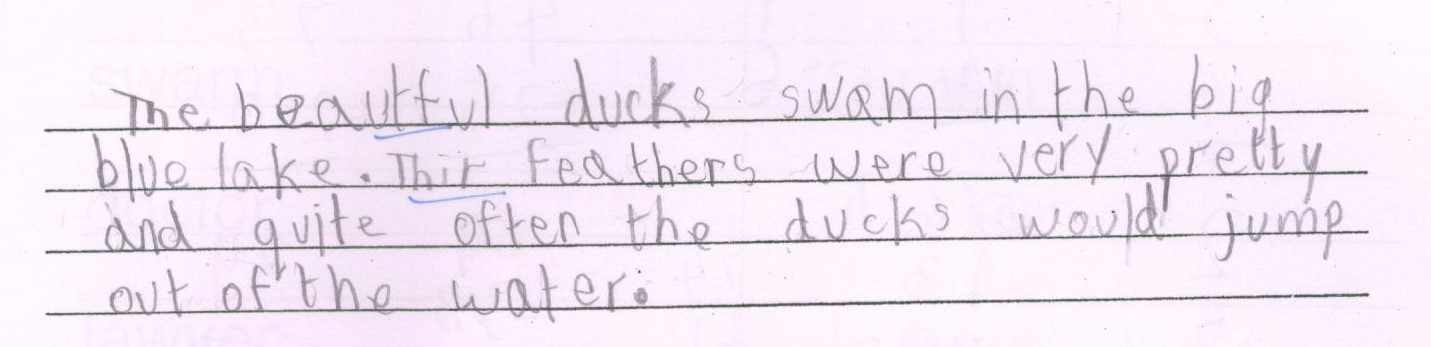
#> input picture data/4-MAR003.2.jpg, 1431 x 347 px, found by its file name
$ jupyter execute lineremoval.ipynb
#> lines starting #> are read from the running program, lines starting #| are printed output that depends on the picture; after the words box and inside, x2 and y2 are one past the last pixel; in counts of white or black regions, pixels touching at a corner belong together
[cell 1]
import cv2
import numpy as np

# Load the image
img = cv2.imread('D:\OneDrive - Habib University\Kaavish\spelling/nlp-spelling-dysign\data/raw/ld/4-MAR003.2.jpg')
#> img is the input picture: shape (347, 1431, 3); mean B, G, R 243.5, 231.2, 242.3

# Convert the image to grayscale
gray = cv2.cvtColor(img, cv2.COLOR_BGR2GRAY)

# Apply Gaussian blur to the image
blurred = cv2.GaussianBlur(gray, (5, 5), 0)
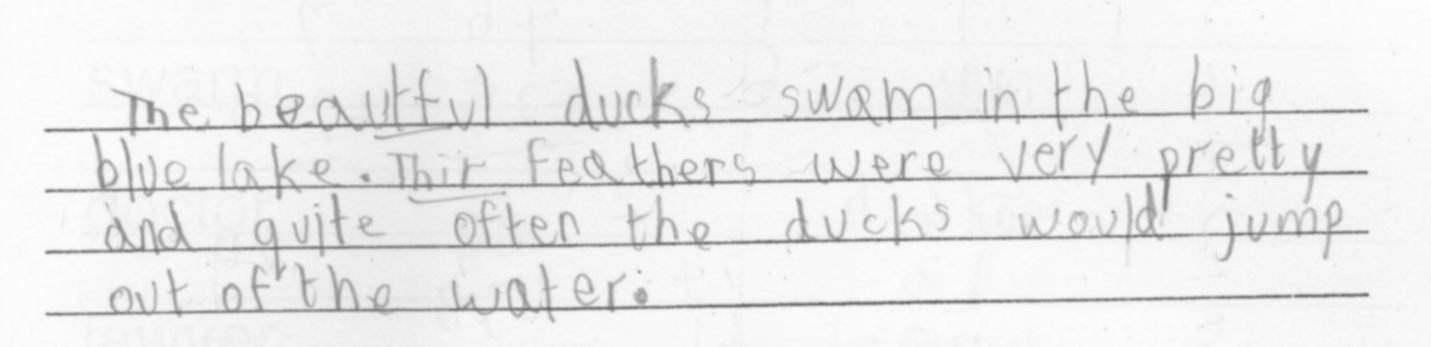
#> blurred: shape (347, 1431); min 106, max 253, mean 236

# Apply adaptive thresholding to get a binary image
thresh = cv2.adaptiveThreshold(blurred, 255, cv2.ADAPTIVE_THRESH_MEAN_C, cv2.THRESH_BINARY_INV, 11, 5)
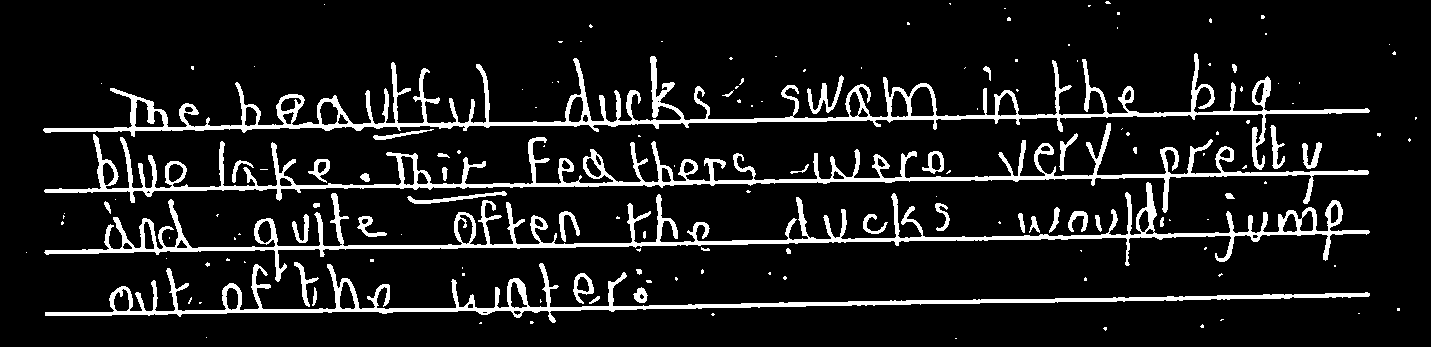
#> thresh: shape (347, 1431); 10.4% white; 152 white regions (108 under 20 px), largest, box (x1, y1, x2, y2) and area: (43, 53, 1370, 170) 13721, (44, 123, 1369, 213) 11978, (44, 182, 1370, 282) 11788

# Remove horizontal lines
horizontal_kernel = cv2.getStructuringElement(cv2.MORPH_RECT, (25,1))
detected_lines = cv2.morphologyEx(thresh, cv2.MORPH_OPEN, horizontal_kernel, iterations=2)
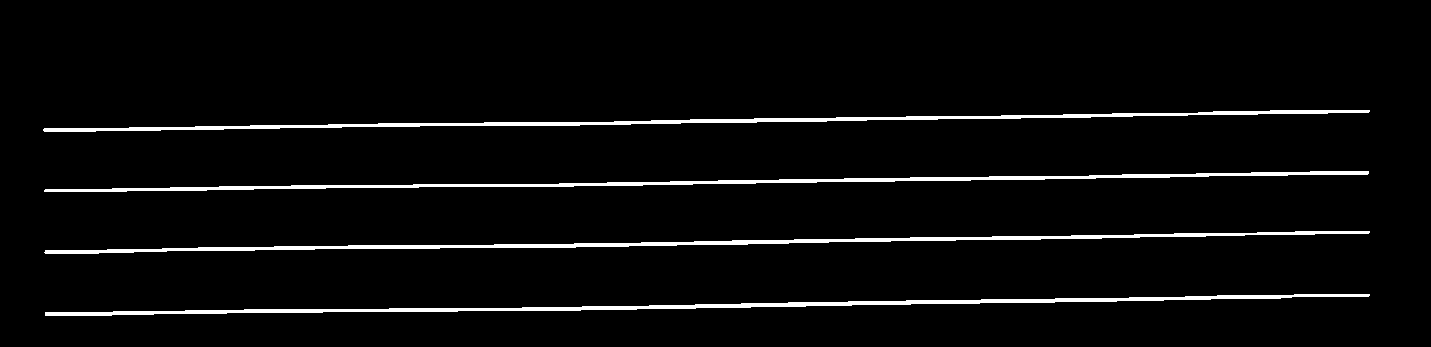
#> detected_lines: shape (347, 1431); 3.8% white; 4 white regions, box (x1, y1, x2, y2) and area: (45, 294, 1370, 316) 5014, (44, 231, 1370, 254) 4778, (43, 110, 1370, 132) 4686, (44, 171, 1369, 192) 4583
thresh = cv2.subtract(thresh, detected_lines)
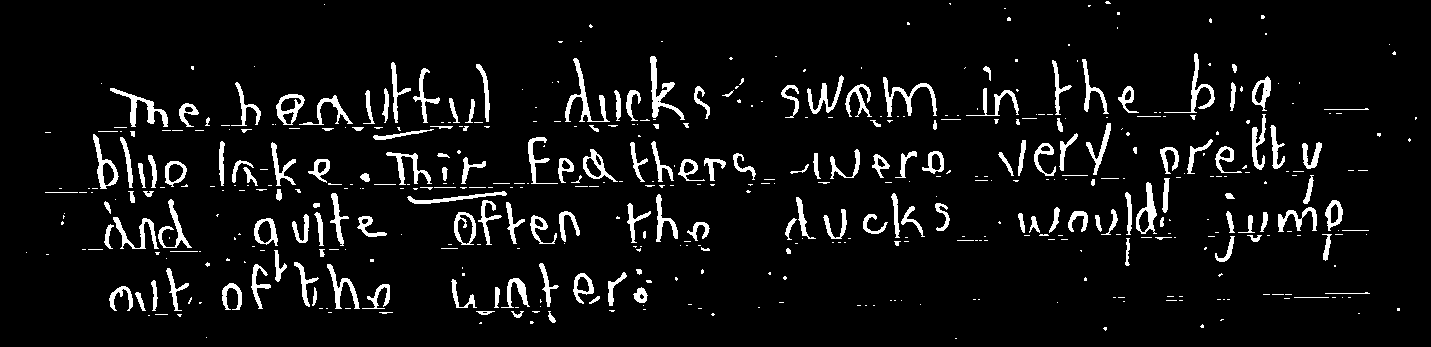
#> thresh: shape (347, 1431); 6.6% white; 505 white regions (326 under 20 px), largest, box (x1, y1, x2, y2) and area: (565, 58, 610, 122) 606, (650, 56, 685, 120) 598, (110, 88, 168, 127) 553

# # Remove vertical lines
# vertical_kernel = cv2.getStructuringElement(cv2.MORPH_RECT, (1,25))
# detected_lines = cv2.morphologyEx(thresh, cv2.MORPH_OPEN, vertical_kernel, iterations=2)
# thresh = cv2.subtract(thresh, detected_lines)

# Invert the color of the processed image
processed_image = cv2.bitwise_not(thresh)

# Save the image
cv2.imwrite('processed_image2.jpg', thresh)
#> Out = True

$ run again, with data/1-MAR001-1.jpg copied over data/4-MAR003.2.jpg
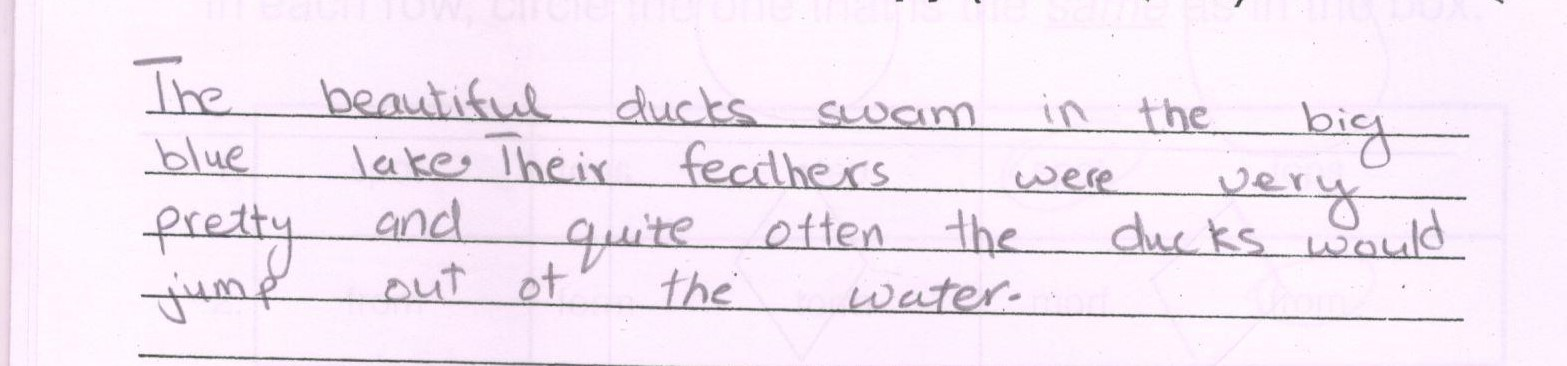
#> input picture data/1-MAR001-1.jpg, 1567 x 366 px, found by its file name
#> img is the input picture: shape (366, 1567, 3); mean B, G, R 244.5, 232.6, 244.3
#> `thresh = cv2.adaptiveThreshold(blurred, 255, cv2.ADAPTIVE_THRESH_MEAN_..`:
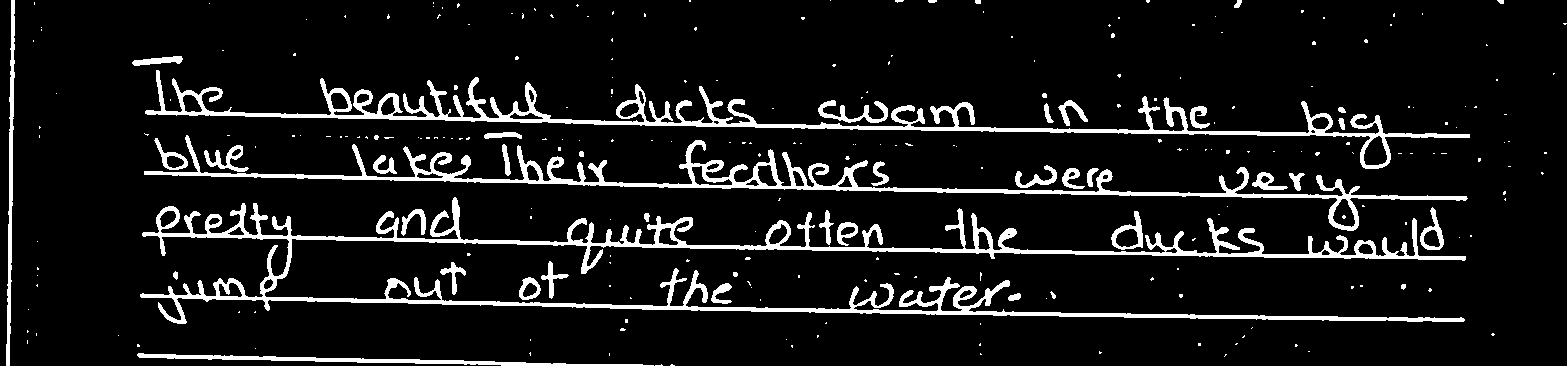
#> thresh: shape (366, 1567); 9.3% white; 266 white regions (221 under 20 px), largest, box (x1, y1, x2, y2) and area: (140, 197, 1466, 324) 20462, (145, 70, 1470, 169) 11530, (144, 135, 1468, 231) 9861
#> detected_lines: shape (366, 1567); 3.6% white; 6 white regions, box (x1, y1, x2, y2) and area: (140, 295, 1465, 321) 5026, (145, 112, 1470, 137) 4757, (142, 233, 1466, 259) 4683, (144, 172, 1468, 200) 4657, (137, 355, 654, 366) 1754, (133, 61, 182, 62) 49
#> `thresh = cv2.subtract(thresh, detected_lines)`:
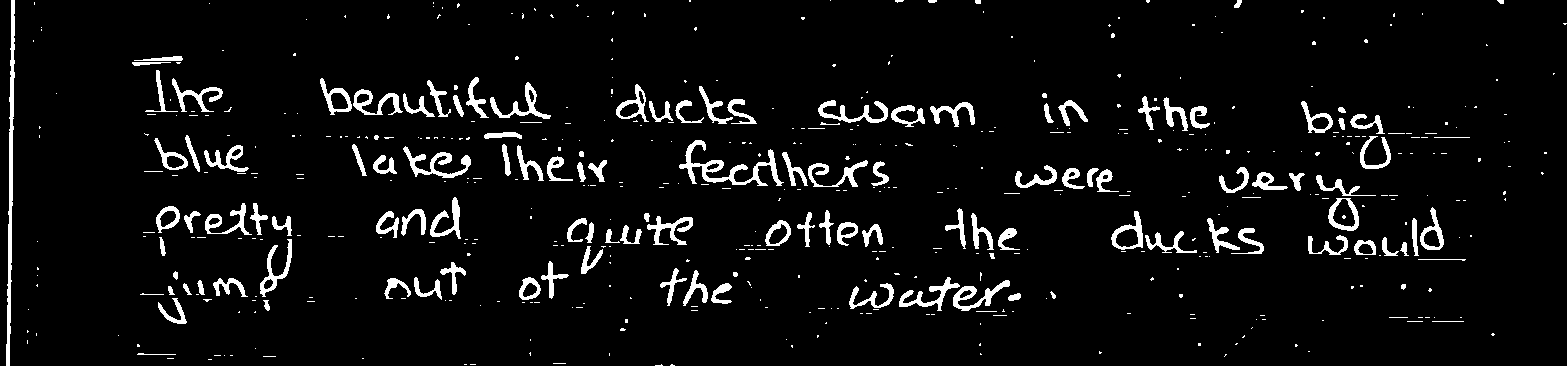
#> thresh: shape (366, 1567); 5.6% white; 551 white regions (423 under 20 px), largest, box (x1, y1, x2, y2) and area: (6, 0, 15, 366) 1402, (679, 140, 784, 186) 1203, (403, 146, 471, 178) 691
#> Out = True
